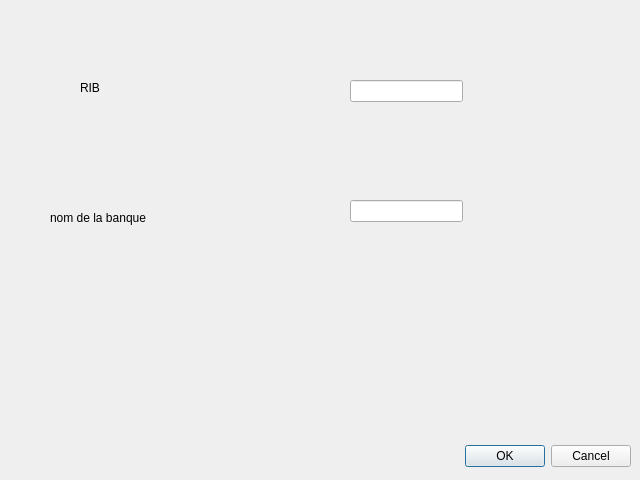
<?xml version="1.0" encoding="UTF-8"?>
<ui version="4.0">
 <class>creeruncomptebanque</class>
 <widget class="QDialog" name="creeruncomptebanque">
  <property name="geometry">
   <rect>
    <x>0</x>
    <y>0</y>
    <width>640</width>
    <height>480</height>
   </rect>
  </property>
  <property name="windowTitle">
   <string>Dialog</string>
  </property>
  <widget class="QDialogButtonBox" name="buttonBox">
   <property name="geometry">
    <rect>
     <x>10</x>
     <y>440</y>
     <width>621</width>
     <height>32</height>
    </rect>
   </property>
   <property name="orientation">
    <enum>Qt::Horizontal</enum>
   </property>
   <property name="standardButtons">
    <set>QDialogButtonBox::Cancel|QDialogButtonBox::Ok</set>
   </property>
  </widget>
  <widget class="QLineEdit" name="RIB">
   <property name="geometry">
    <rect>
     <x>350</x>
     <y>80</y>
     <width>113</width>
     <height>22</height>
    </rect>
   </property>
  </widget>
  <widget class="QLabel" name="label">
   <property name="geometry">
    <rect>
     <x>80</x>
     <y>80</y>
     <width>55</width>
     <height>16</height>
    </rect>
   </property>
   <property name="text">
    <string>RIB</string>
   </property>
  </widget>
  <widget class="QLineEdit" name="nom">
   <property name="geometry">
    <rect>
     <x>350</x>
     <y>200</y>
     <width>113</width>
     <height>22</height>
    </rect>
   </property>
  </widget>
  <widget class="QLabel" name="label_2">
   <property name="geometry">
    <rect>
     <x>50</x>
     <y>210</y>
     <width>111</width>
     <height>16</height>
    </rect>
   </property>
   <property name="text">
    <string>nom de la banque</string>
   </property>
  </widget>
 </widget>
 <resources/>
 <connections>
  <connection>
   <sender>buttonBox</sender>
   <signal>accepted()</signal>
   <receiver>creeruncomptebanque</receiver>
   <slot>accept()</slot>
   <hints>
    <hint type="sourcelabel">
     <x>248</x>
     <y>254</y>
    </hint>
    <hint type="destinationlabel">
     <x>157</x>
     <y>274</y>
    </hint>
   </hints>
  </connection>
  <connection>
   <sender>buttonBox</sender>
   <signal>rejected()</signal>
   <receiver>creeruncomptebanque</receiver>
   <slot>reject()</slot>
   <hints>
    <hint type="sourcelabel">
     <x>316</x>
     <y>260</y>
    </hint>
    <hint type="destinationlabel">
     <x>286</x>
     <y>274</y>
    </hint>
   </hints>
  </connection>
 </connections>
</ui>
